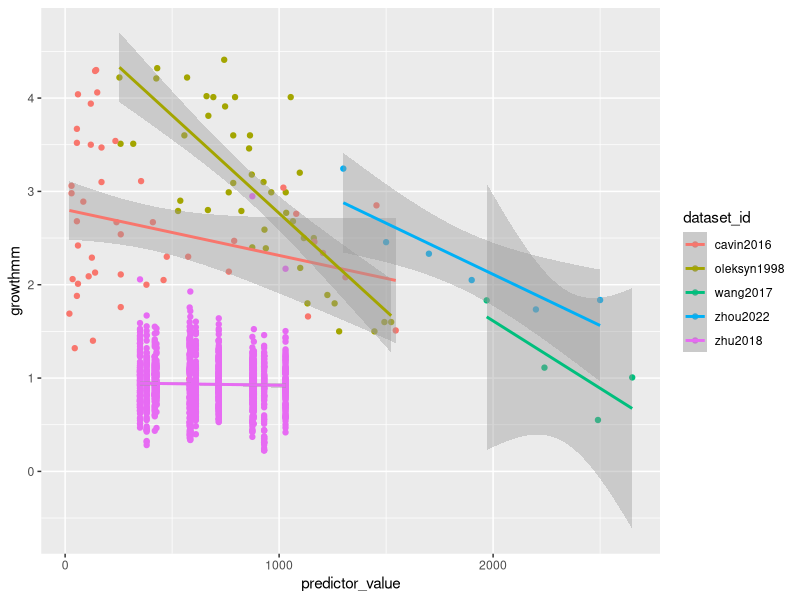
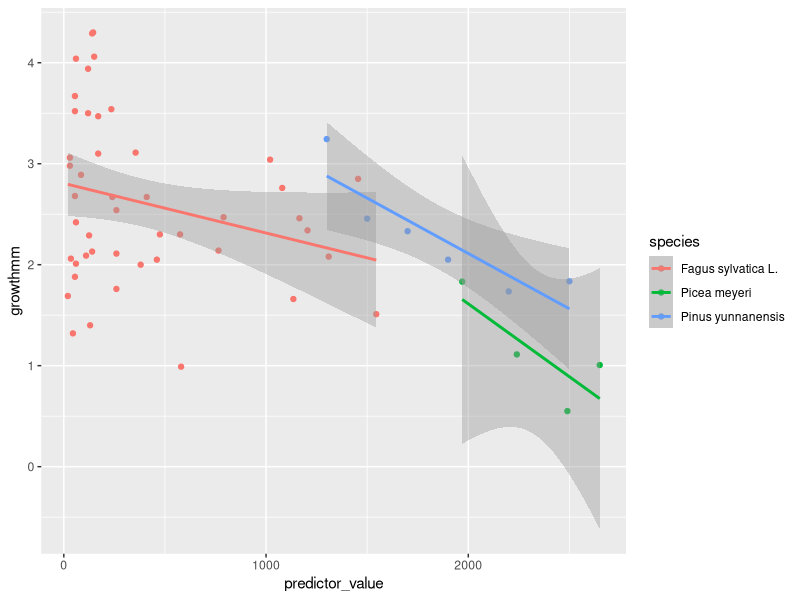
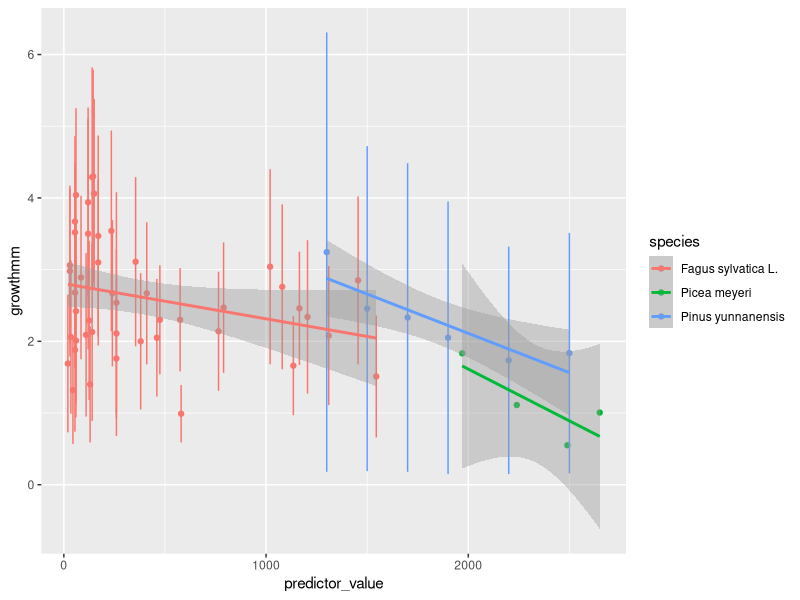
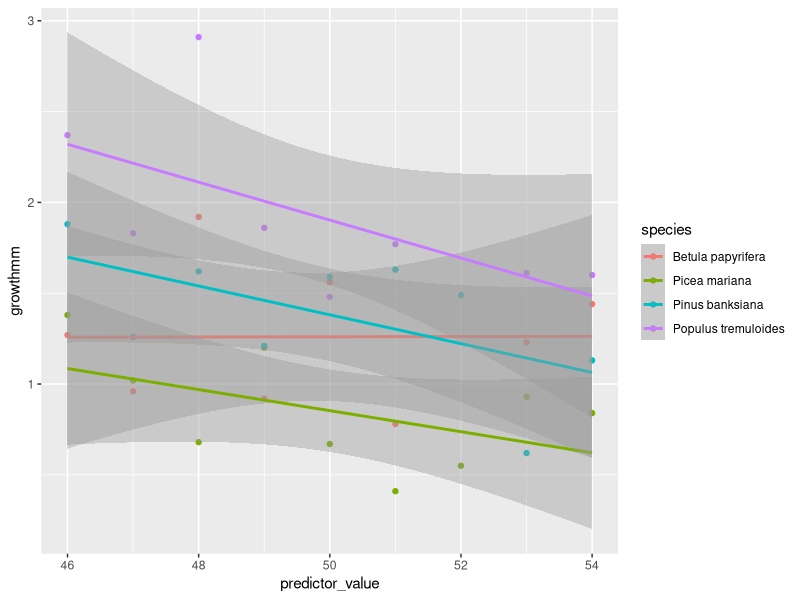

The R source for these figures, in order:
## Started 28 August 2023 ##
## By Lizzie so far ##

# housekeeping
rm(list=ls()) 
options(stringsAsFactors=FALSE)

# Setting working directory. Add in your own path in an if statement for your file structure
if(length(grep("lizzie", getwd())>0)) { 
  setwd("~/Documents/git/projects/grephon/grephon/analyses/growthxelevationetc")
} else if (length(grep("ailene", getwd()))>0) 
{setwd("boomboom")
}

# packages
library(ggplot2)

# get the data
d <- read.csv("input/classicalrefs_datascraped.csv")

# fix the growth in cm and make error numeric, or 0
d$growthmm <- d$growth_value
d$growthmm[which(d$growth_units=="cm/yr-1")] <- d$growth_value[which(d$growth_units=="cm/yr-1")]*10
d$error <- as.numeric(d$growth_errorvalue)
d$error[which(is.na(d$error)==TRUE)] <- 0

# subset to elevation-ish
unique(d$predictor_type)
delev <- subset(d, predictor_type!="latitude")
dlat <- subset(d, predictor_type=="latitude")


# one study (huang2010) has multiple species
table(d$species, d$dataset_id)

ggplot(delev, aes(x=predictor_value, y=growthmm, color=dataset_id)) +
    geom_point() +
    geom_smooth(method="lm")

# zhu2018 seems weird, but I think latitude may also vary with elevation according to Table 1?
# Will confirm and for now remove ...

delevsm <- subset(delev, dataset_id!="zhu2018" & dataset_id!="oleksyn1998")

ggplot(delevsm, aes(x=predictor_value, y=growthmm, color=species)) +
    geom_point() +
    geom_smooth(method="lm")

# Hmm, the error we do have seems big
ggplot(delevsm, aes(x=predictor_value, y=growthmm, color=species, ymin = growthmm-error, ymax = growthmm + error)) +
    geom_point() +
    geom_errorbar(width = 0.2) +
    geom_smooth(method="lm")

# Latitude
ggplot(dlat, aes(x=predictor_value, y=growthmm, color=species)) +
    geom_point() +
    geom_smooth(method="lm")